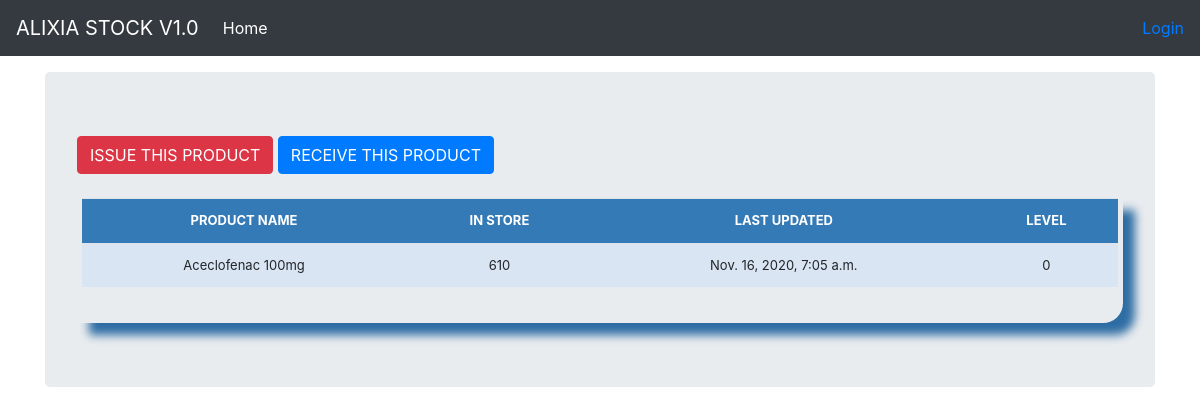
/stock_detail/2/, run on the app's committed database.
### stockmanager/models.py (models this page shows, shortened)
class Stock(models.Model):
	category = models.ForeignKey(Category, on_delete=models.CASCADE, blank=True)
	item_name = models.CharField(max_length=50, blank=True, null=True)
	quantity = models.IntegerField(default='0', blank=False, null=True)
	receive_quantity = models.IntegerField(default='0', blank=True, null=True)
	receive_by = models.CharField(max_length=50, blank=True, null=True)
	issue_quantity = models.IntegerField(default='0', blank=True, null=True)
	issue_by = models.CharField(max_length=50, blank=True, null=True)
	issue_to = models.CharField(max_length=50, blank=True, null=True)
	phone_number = models.CharField(max_length=50, blank=True, null=True)
	created_by = models.CharField(max_length=50, blank=True, null=True)
	reorder_level = models.IntegerField(default='0', blank=True, null=True)
	last_updated = models.DateTimeField(auto_now_add=False, auto_now=True)
	timestamp = models.DateTimeField(auto_now_add=True, auto_now=False)

### stockmanager/views.py (the view)
# urls.py: path('stock_detail/<str:pk>/', views.stock_detail, name="stock_detail"),
def stock_detail(request, pk):
	queryset = Stock.objects.get(id=pk)
	context = {
		"queryset": queryset,
	}
	return render(request, "stock_detail.html", context)

### stockmanager/templates/stock_detail.html (shortened to what this page needs)
{% load static %}
{% load crispy_forms_tags %}
<!DOCTYPE html>
<html lang="en">
  <head>
<link href="{% static 'css/stylesheet.css' %}" rel="stylesheet">
<link href="{% static 'css/bootstrap.min.css' %}" rel="stylesheet">
    <link href="{% static 'css/navbar-top-fixed.css' %}" rel="stylesheet">
  </head>
  <body>
  {% include 'navbar.html' %}
<main role="main" class="container">
  <div class="jumbotron">
    <a href="{% url 'issue_items' queryset.id %}"><div class='btn btn-danger'>ISSUE THIS PRODUCT</div></a>
    <a href="{% url 'receive_items' queryset.id %}"><div class='btn btn-primary'>RECEIVE THIS PRODUCT</div></a>
        <br><br>
        <div class="display_table">
          <table class='table'>
                  <tr>
                    <th>PRODUCT NAME</th>
                    <th>IN STORE</th>
                    <th>LAST UPDATED</th>
                    <th>LEVEL</th>
                  </tr>
                  <tr>
                    <td>{{queryset.item_name}}</td>
                    <td>{{queryset.quantity}}</td>
                    <td>{{queryset.last_updated}}</td>
                    <td>{{queryset.reorder_level}}</td>
                  </tr>
          </table>
        </div>
  </div>
</main>
      </body>
</html>

### stockmanager/static/css/stylesheet.css (style rules this page uses)
body { background-color: #34eb6b; }
.table { font-size: 13px; text-align: center; width: 95%; margin: auto; }
.table tr:nth-child(odd) { background: #B8CAE4 }
.table tr:nth-child(even) { background: #dae5f4 }
th { background-color: #337ab7; color: white; }
.display_table { border-bottom-right-radius: 20px; padding-left: 5px; padding-right: 5px; padding-bottom: 20px; box-shadow: 12px 12px 10px #2e6da4; }

### stockmanager/static/css/navbar-top-fixed.css (style rules this page uses)
body { min-height: 75rem; padding-top: 4.5rem; }

### data on the page
Stock: item_name "Aceclofenac 100mg", quantity "610", last_updated "Nov. 16, 2020, 7:05 a.m.", reorder_level "0"
